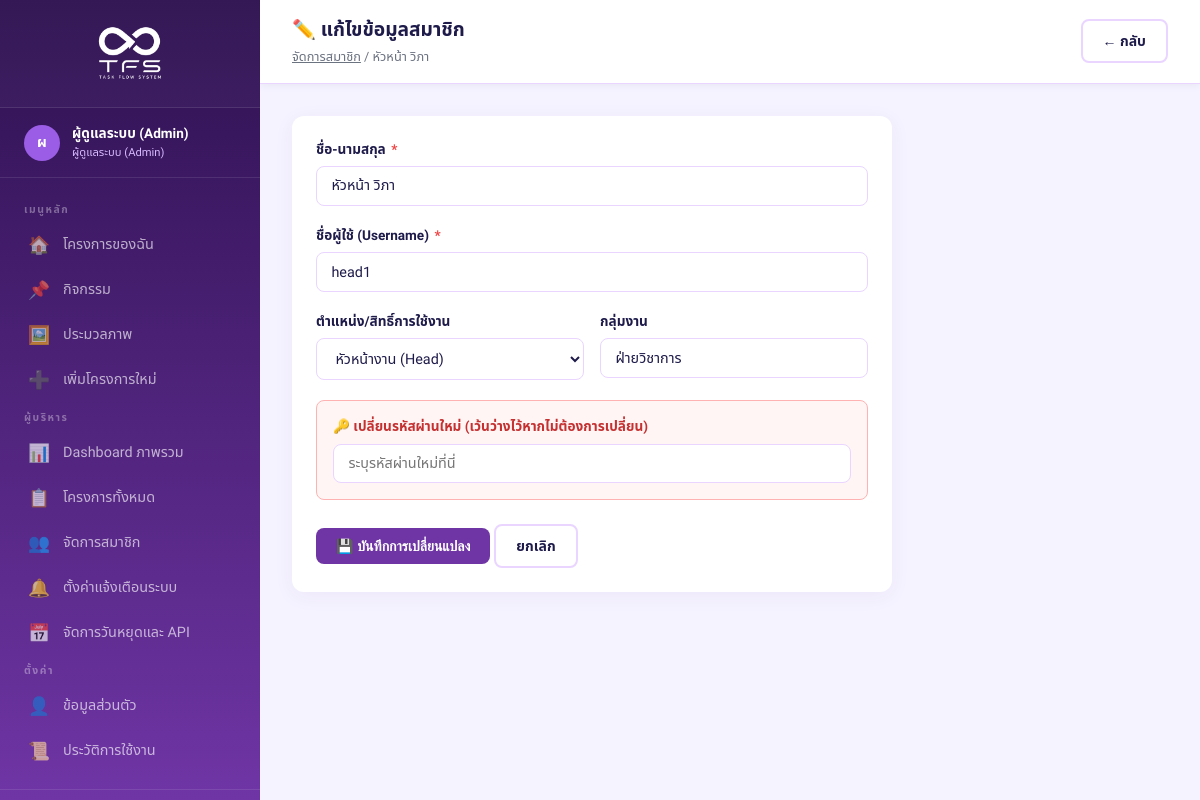
Screenshot of /edit_user.php?id=3 (signed in) with the database file from the repository.
### tables this page shows
CREATE TABLE IF NOT EXISTS users (
    id INT AUTO_INCREMENT PRIMARY KEY,
    username VARCHAR(50) NOT NULL UNIQUE,
    password VARCHAR(255) NOT NULL,
    full_name VARCHAR(150) NOT NULL,
    role ENUM('staff','head','director','admin') NOT NULL DEFAULT 'staff',
    department VARCHAR(100),
    telegram_chat_id VARCHAR(100) DEFAULT NULL,
    discord_webhook_url VARCHAR(255) DEFAULT NULL,
    line_notify_token VARCHAR(255) DEFAULT NULL,
    created_at TIMESTAMP DEFAULT CURRENT_TIMESTAMP
);

### edit_user.php (the view, shortened to what this page needs)
<?php
require_once __DIR__ . '/includes/header.php';
$user_id = intval($_GET['id'] ?? 0);
$stmt = $pdo->prepare("SELECT * FROM users WHERE id = ?");
$stmt->execute([$user_id]);
$u = $stmt->fetch();
?>
<div class="topbar">
    <div style="display: flex; align-items: center; gap: 0.75rem;">
        <div>
        <h2>✏️ แก้ไขข้อมูลสมาชิก</h2>
        <div class="topbar-breadcrumb"><a href="users.php" style="color:var(--text-muted)">จัดการสมาชิก</a> / <?= htmlspecialchars($u['full_name']) ?></div>
    </div>
    </div>
    <a href="users.php" class="btn btn-outline">← กลับ</a>
</div>
<div class="page-content">
    <div class="card fade-in" style="max-width:600px">
        <form method="POST">
            <div class="form-group">
                <label>ชื่อ-นามสกุล <span class="required">*</span></label>
                <input type="text" name="full_name" class="form-control" required value="<?= htmlspecialchars($u['full_name']) ?>">
            </div>
            <div class="form-group">
                <label>ชื่อผู้ใช้ (Username) <span class="required">*</span></label>
                <input type="text" name="username" class="form-control" required value="<?= htmlspecialchars($u['username']) ?>">
            </div>
            <div class="form-row form-row-2">
                <div class="form-group">
                    <label>ตำแหน่ง/สิทธิ์การใช้งาน</label>
                    <select name="role" class="form-control">
                        <option value="head" <?= $u['role'] === 'head' ? 'selected' : '' ?>>หัวหน้างาน (Head)</option>
                    </select>
                </div>
                <div class="form-group">
                    <label>กลุ่มงาน</label>
                    <input type="text" name="department" class="form-control" value="<?= htmlspecialchars($u['department']) ?>">
                </div>
            </div>
            <div class="form-group" style="background:#fff5f5;padding:1rem;border-radius:8px;border:1px solid #feb2b2">
                <label style="color:#c53030">🔑 เปลี่ยนรหัสผ่านใหม่ (เว้นว่างไว้หากไม่ต้องการเปลี่ยน)</label>
                <input type="password" name="password" class="form-control" placeholder="ระบุรหัสผ่านใหม่ที่นี่">
            </div>
            <div style="margin-top:1.5rem">
                <button type="submit" class="btn btn-primary">💾 บันทึกการเปลี่ยนแปลง</button>
                <a href="users.php" class="btn btn-outline">ยกเลิก</a>
            </div>
        </form>
    </div>
</div>
<?php require_once __DIR__ . '/includes/footer.php'; ?>

### assets/css/style.css (style rules this page uses)
:root { --primary: #6f35a5; --primary-light: #8a44d6; --primary-dark: #2e1150; --accent: #9b5de5; --accent-light: #d7b9ff; --secondary: #ec4899; --bg: #f5f3ff; --bg-card: #ffffff; --text-main: #1e1b4b; --text-muted: #6b7280; --border: #e9d5ff; --status-green: #10b981; --status-yellow: #f59e0b; --status-red: #ef4444; --status-blue: #3b82f6; --sidebar-w: 260px; --radius: 12px; --shadow: 0 4px 20px rgba(111,53,165,0.06); --shadow-hover: 0 8px 30px rgba(111,53,165,0.15); }
* { margin: 0; padding: 0; box-sizing: border-box; }
body { font-family: 'Sarabun', 'Noto Sans Thai', sans-serif; background: var(--bg); color: var(--text-main); min-height: 100vh; }
.topbar { background: #fff; padding: 1rem 2rem; border-bottom: 1px solid var(--border); display: flex; align-items: center; justify-content: space-between; position: sticky; top: 0; z-index: 100; box-shadow: 0 2px 8px rgba(0,0,0,0.05); }
.topbar h2 { font-size: 1.2rem; font-weight: 700; color: var(--text-main); }
.topbar-breadcrumb { font-size: 0.8rem; color: var(--text-muted); margin-top: 0.1rem; }
.page-content { padding: 2rem; flex: 1; }
.card { background: var(--bg-card); border-radius: var(--radius); box-shadow: var(--shadow); padding: 1.5rem; transition: box-shadow 0.2s; }
.btn { display: inline-flex; align-items: center; gap: 0.4rem; padding: 0.6rem 1.25rem; border-radius: 8px; font-size: 0.875rem; font-weight: 600; cursor: pointer; border: none; text-decoration: none; transition: all 0.2s; white-space: nowrap; }
.btn-primary { background: var(--primary); color: #fff; }
.btn-outline { background: transparent; border: 2px solid var(--border); color: var(--text-main); }
.form-group { margin-bottom: 1.25rem; }
.form-group label { display: block; font-size: 0.85rem; font-weight: 600; color: var(--text-main); margin-bottom: 0.4rem; }
.form-group label span.required { color: var(--status-red); margin-left: 2px; }
.form-control { width: 100%; padding: 0.65rem 0.9rem; border: 1.5px solid var(--border); border-radius: 8px; font-size: 0.9rem; font-family: inherit; color: var(--text-main); background: #fff; transition: border-color 0.2s, box-shadow 0.2s; }
.form-row { display: grid; gap: 1rem; }
.form-row-2 { grid-template-columns: 1fr 1fr; }
.fade-in { animation: fadeInUp 0.35s ease both; }
.fade-in:nth-child(1) { animation-delay: 0.05s; }

### rows the page displays
users: full_name "หัวหน้า วิภา", username "head1", role "หัวหน้างาน (Head)", department "ฝ่ายวิชาการ"

### other values shown
$initials "ผ"
$name "ผู้ดูแลระบบ (Admin)"
$roleLabels[$role] "ผู้ดูแลระบบ (Admin)"
